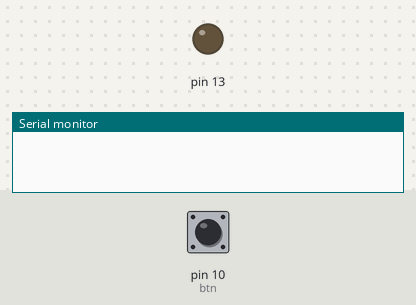
The sketch below on a simulated Arduino Uno, built with avr-gcc and run on an emulated ATmega328P. Shown: output pins drawn as LEDs (lit = HIGH), the last lines printed to the serial monitor. Inputs (shaded band) come from the test bench; at power-on: pin 10 (btn) HIGH.

Above: at 1.2 s.
1.3 s: pin 10 (btn) pulled LOW for 3.2 s
At 5.8 s:
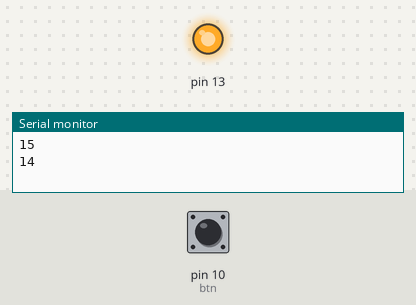
Timing chart, 0 to 21.2 s (numbered marks = the images above; inputs shaded):
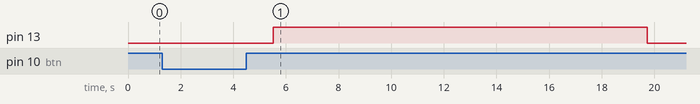

The sketch:

____2_improve.ino
```cpp
void setup()
{
  pinMode(10, INPUT_PULLUP);  // 버튼 누름 감지 (내부 pullup저항 활용)
  pinMode(13, OUTPUT);        // LED 제어
  Serial.begin(9600);         // cnt변수 값을 모니터로 확인하기 위함
}

int cnt = 0;                  // LED 타이머 (초단위)
int PUSHCOUNT = 0;            // 버튼이 눌려있는 시간 측정 (ms단위)
int TIMECOUNT = 0;            // LED가 켜진 시간 counter (ms단위)
int btn = 1;                  // 버튼이 눌렸는지 나타내는 변수, negative PUSH

void loop()                   // 1ms마다 무한루프
{
  int old = btn;                                // 이전 btn값 저장
  btn = digitalRead(10);                        // btn 값을 새로 읽음

  if(old == LOW && btn == LOW) PUSHCOUNT++;     // 버튼이 눌려있는 상태가 지속되면 PUSHCOUNT
  if(old == LOW && btn == HIGH){                // 버튼이 떼지면 (low to high)
    int PUSHTIME = (PUSHCOUNT/1000);
    cnt += 5*PUSHTIME;                          // 버튼이 눌린 시간(초)의 5배만큼 cnt를 증가시키고
    PUSHCOUNT = 0;                              // PUSHCOUNT를 초기화
  }

  if (cnt > 0)                                  // LED가 켜져있을 때
  {
    TIMECOUNT++;                                // LED가 켜져있으면 TIMECOUNT
    if (TIMECOUNT == 1000){                     // LED가 1초 켜져있다면
      cnt--;                                    // cnt를 1씩 감소
      TIMECOUNT = 0;
    digitalWrite(13, HIGH);						// cnt 값에 따라 LED 제어, positive ON
	}
	if (TIMECOUNT == 1) Serial.println(cnt);
  }
  else digitalWrite(13, LOW);

  delay(1);                                   // 1ms loop
}
```

Measured:
- after the input at 1.3 s, pin 13: LOW → HIGH after 4.2 s, → LOW 14.2 s later
